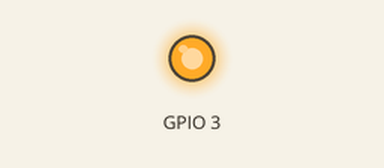
Bench run of a program on a simulated Raspberry Pi (BCM pin numbers). On the bench: output pins drawn as LEDs (lit = HIGH). At 3.0 s the program stops and its outputs stay as they are.

Above: at 0.1 s.
At 3.1 s:
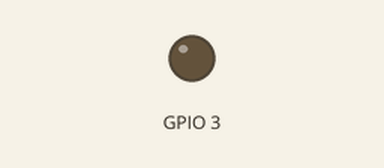
Timing chart, 0 to 4.5 s (numbered marks = the images above):
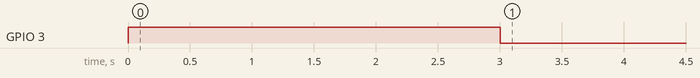

Measured:
- by itself, GPIO 3: LOW → HIGH at 0.00 s, → LOW 3.0 s later

The program:

Beispiel1.py
```python
# Übung Nr. 1 - Ein- und Ausschalten eines PINs
# Gute Referenz: https://blog.withcode.uk/wp-content/uploads/2016/10/RPi_GPIO_python_quickstart_guide.pdf

# Module importieren
import RPi.GPIO as GPIO
from time import sleep

GPIO.setmode(GPIO.BCM)

def getStatus(Pin):
  output = GPIO
# GPIO Nr. 3 auf Out setzen
GPIO.setup(3, GPIO.OUT)

# GPIO Nr. 3 einschalten
GPIO.output(3, GPIO.HIGH)

# Kurz warten
sleep(3)

# GPIO Nr. 3 wieder ausschalten
GPIO.output(3, GPIO.LOW)
```
